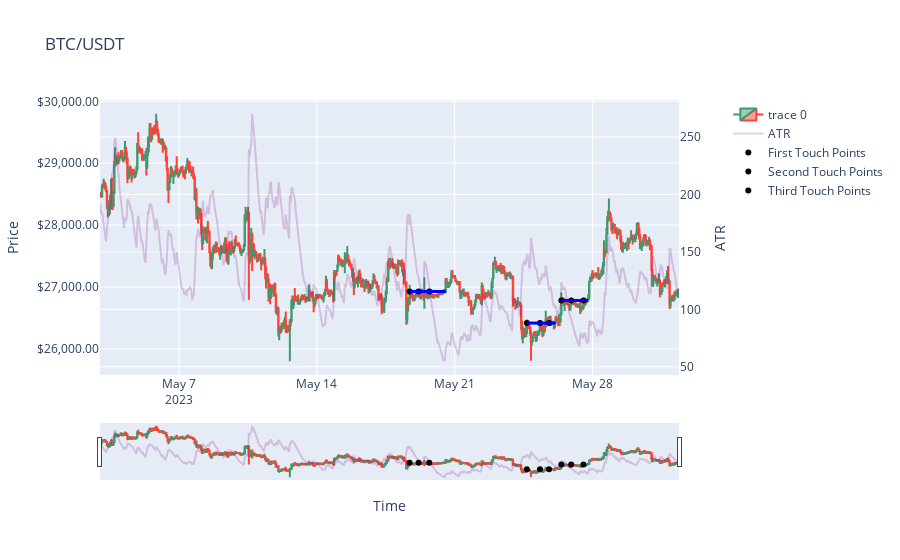

Notebook cell for this chart:
### Code cell
fig = sp.make_subplots(specs=[[{"secondary_y": True}]])

candlestick_trace = go.Candlestick(x=df['time'], open=df['open'], high=df['high'], low=df['low'], close=df['close'])
atr_trace = go.Scatter(x=df['time'], y=df['atr'], mode='lines', name='ATR', line=dict(color='purple'), opacity=0.2)
first_touch_trace = go.Scatter(x=resistance_df['start_time'], y=resistance_df['price'], mode='markers', name='First Touch Points', marker=dict(color='black', size=6))
second_touch_trace = go.Scatter(x=resistance_df['second_point'], y=resistance_df['price'], mode='markers', name='Second Touch Points', marker=dict(color='black', size=6))
third_touch_trace = go.Scatter(x=resistance_df['third_point'], y=resistance_df['price'], mode='markers', name='Third Touch Points', marker=dict(color='black', size=6))

fig.add_trace(candlestick_trace, secondary_y=False)
fig.add_trace(atr_trace, secondary_y=True)
fig.add_trace(first_touch_trace, secondary_y=False)
fig.add_trace(second_touch_trace, secondary_y=False)
fig.add_trace(third_touch_trace, secondary_y=False)

fig.update_layout(title='BTC/USDT', xaxis_title='Time')
fig.update_yaxes(title_text='Price', secondary_y=False, tickformat="$,.2f", autorange=True, fixedrange=False)
fig.update_yaxes(title_text='ATR', secondary_y=True)

for _, row in resistance_df.iterrows():
    start_time = row['start_time']
    end_time = row['end_time']
    price = row['price']
    
    fig.add_shape(type="line", x0=start_time, y0=price, x1=end_time, y1=price, line=dict(color='blue', width=3), xref='x', yref='y')

fig.show()

### Figure 1 — Plotly figure (JSON) as saved in the notebook; plotly's stock layout.template omitted (floating-point values rounded to 4 significant figures; data arrays with more than 128 entries replaced by an {"elided": "..."} marker saying what was removed)
{"data": [{"close": {"elided": "706 float values"}, "high": {"elided": "706 float values"}, "low": {"elided": "706 float values"}, "open": {"elided": "706 float values"}, "type": "candlestick", "x": {"elided": "706 str values"}, "xaxis": "x", "yaxis": "y"}, {"line": {"color": "purple"}, "mode": "lines", "name": "ATR", "opacity": 0.2, "type": "scatter", "x": {"elided": "706 str values"}, "xaxis": "x", "y": {"elided": "706 float values"}, "yaxis": "y2"}, {"marker": {"color": "black", "size": 6}, "mode": "markers", "name": "First Touch Points", "type": "scatter", "x": ["2023-05-18T17:00:00", "2023-05-24T16:00:00", "2023-05-26T10:00:00"], "xaxis": "x", "y": [26930.0, 26417, 26780.0], "yaxis": "y"}, {"marker": {"color": "black", "size": 6}, "mode": "markers", "name": "Second Touch Points", "type": "scatter", "x": ["2023-05-19T04:00:00", "2023-05-25T08:00:00", "2023-05-26T22:00:00"], "xaxis": "x", "y": [26930.0, 26417, 26780.0], "yaxis": "y"}, {"marker": {"color": "black", "size": 6}, "mode": "markers", "name": "Third Touch Points", "type": "scatter", "x": ["2023-05-19T17:00:00", "2023-05-25T19:00:00", "2023-05-27T13:00:00"], "xaxis": "x", "y": [26930.0, 26417, 26780.0], "yaxis": "y"}], "layout": {"shapes": [{"line": {"color": "blue", "width": 3}, "type": "line", "x0": "2023-05-18T17:00:00", "x1": "2023-05-20T13:00:00", "xref": "x", "y0": 26930.0, "y1": 26930.0, "yref": "y"}, {"line": {"color": "blue", "width": 3}, "type": "line", "x0": "2023-05-24T16:00:00", "x1": "2023-05-26T03:00:00", "xref": "x", "y0": 26417, "y1": 26417, "yref": "y"}, {"line": {"color": "blue", "width": 3}, "type": "line", "x0": "2023-05-26T10:00:00", "x1": "2023-05-27T19:00:00", "xref": "x", "y0": 26780.0, "y1": 26780.0, "yref": "y"}], "title": {"text": "BTC/USDT"}, "xaxis": {"anchor": "y", "domain": [0, 0.94], "title": {"text": "Time"}}, "yaxis": {"anchor": "x", "autorange": true, "domain": [0, 1], "fixedrange": false, "tickformat": "$,.2f", "title": {"text": "Price"}}, "yaxis2": {"anchor": "x", "overlaying": "y", "side": "right", "title": {"text": "ATR"}}}}
